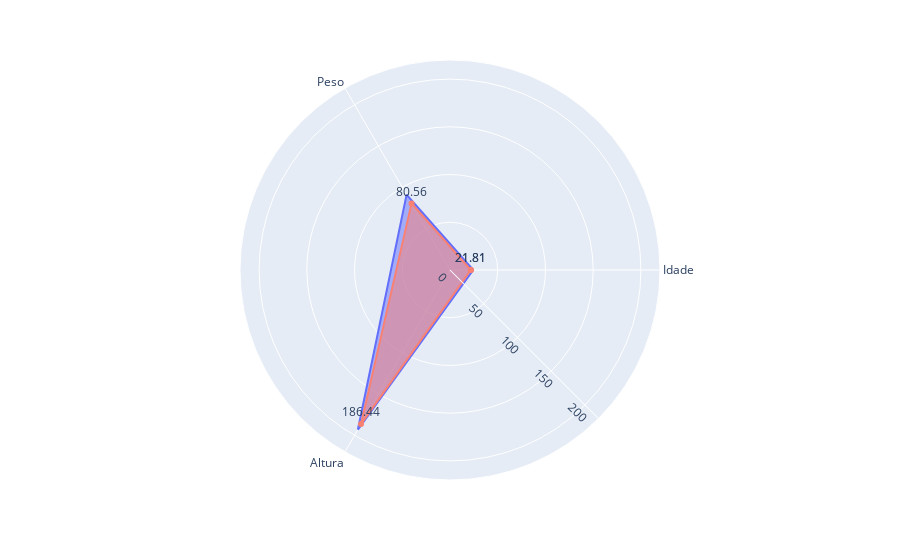

Notebook cell for this chart:
### Code cell
categories = ["Idade", "Altura", "Peso"]

fig = go.Figure()

fig = px.line_polar(
    {'Team Average':[round(bestAthleteAge,2), round(bestAthleteHeight,2), round(bestAthleteWeight,2)], 'direction':categories}, 
    r="Team Average", 
    theta="direction", 
    start_angle=360,
    line_close=True,
    #text="Team Average",
)

fig2 = px.line_polar(
    {'Player Average':[round(allAges,2),round(allHeights,2),round(allWeights,2)], 'direction':categories}, 
    r="Player Average", 
    color_discrete_sequence=["salmon"]*5,
    theta="direction",
    start_angle=360, 
    line_close=True,
    text="Player Average",
)

## add fig2 to fig
fig.add_trace(fig2.data[0])

fig.update_traces(textposition='top center', fill='toself')

fig.update_layout(
  polar=dict(
    radialaxis_angle = -45,
    radialaxis=dict(
      visible=True,
      range=[0, 220]
    )),
  showlegend=True
)

fig.show()

### Figure 1 — Plotly figure (JSON) as saved in the notebook; plotly's stock layout.template omitted (floating-point values rounded to 4 significant figures)
{"data": [{"fill": "toself", "hovertemplate": "Team Average=%{r}<br>direction=%{theta}<extra></extra>", "legendgroup": "", "line": {"color": "#636efa", "dash": "solid"}, "marker": {"symbol": "circle"}, "mode": "lines", "name": "", "r": [24.33, 193, 91, 24.33], "showlegend": false, "subplot": "polar", "textposition": "top center", "theta": ["Idade", "Altura", "Peso", "Idade"], "type": "scatterpolar"}, {"fill": "toself", "hovertemplate": "Player Average=%{text}<br>direction=%{theta}<extra></extra>", "legendgroup": "", "line": {"color": "salmon", "dash": "solid"}, "marker": {"symbol": "circle"}, "mode": "markers+lines+text", "name": "", "r": [21.81, 186.4, 80.56, 21.81], "showlegend": false, "subplot": "polar", "text": [21.81, 186.4, 80.56, 21.81], "textposition": "top center", "theta": ["Idade", "Altura", "Peso", "Idade"], "type": "scatterpolar"}], "layout": {"legend": {"tracegroupgap": 0}, "margin": {"t": 60}, "polar": {"angularaxis": {"direction": "clockwise", "rotation": 0}, "domain": {"x": [0, 1], "y": [0, 1]}, "radialaxis": {"angle": -45, "range": [0, 220], "visible": true}}, "showlegend": true}}
